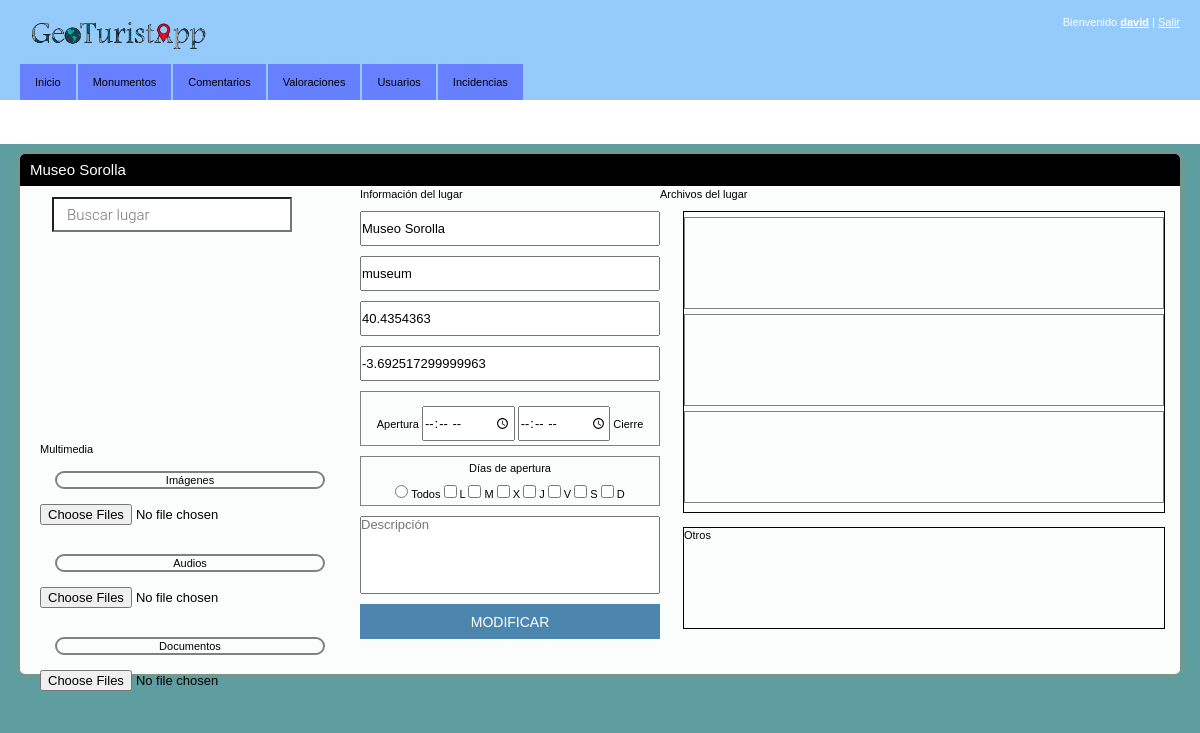
Page /inicio.php?id=ver_monumento&id_lugar=8&nombre_lugar=Museo Sorolla&lat=40.4354363&lon=-3.692517299999963 (signed in) on the committed database.
### tables this page shows
CREATE TABLE `lugares` (
  `id_lugar` int(11) NOT NULL,
  `nombre` varchar(150) NOT NULL,
  `tipo` varchar(200) NOT NULL,
  `latitud` varchar(150) NOT NULL,
  `longitud` varchar(150) NOT NULL,
  `hora_abre` time NOT NULL,
  `hora_cierra` time NOT NULL,
  `dias_abre` varchar(100) NOT NULL,
  `descripcion` varchar(500) NOT NULL,
  `visitas` int(5) NOT NULL
);

### ver_monumento.php (the view, shortened to what this page needs)
<div id="ver_monumento">
			<div class="ver_content-principal">
				<div class="box">
					<div class="box-head">
						<h2 class="left"><?php echo $_GET['nombre_lugar'];?></h2>
					</div>
					<form id="add-lugar" action="inicio.php?id=monumentos" method="post" enctype="multipart/form-data" >
					<div class="ver_zona_izq">
							<input class="search_box_mini" id="searchInput" class="controls" type="text" placeholder="Buscar lugar">
							<div class="map_ver" id="map"></div>
							<span>Multimedia</span>
							<p>Imágenes</p>
							<input id="upload" type="file" name="file_img[]" accept="image/*" multiple>
							<p>Audios</p>
							<input type="file" name="file_audio[]" accept="audio/*" multiple>
							<p>Documentos</p>
							<input type="file" name="file_doc[]" accept="file_extension" multiple>
					</div>
						<div class="ver_zona_centro">
							<?php
								$ver_lugares = mysqli_query($conexion,"SELECT * FROM lugares
									WHERE id_lugar='$_GET[id_lugar]'");
								if($ver_lugares){
									if($file=mysqli_fetch_array($ver_lugares))
									{
										$nombre_lugar=$file['nombre'];
										$tipo=$file['tipo'];
										$lat=$file['latitud'];
										$lon=$file['longitud'];
									}
								}
							?>
							<span>Información del lugar</span>
								<div id="info_lugar">
										<input id="lugar" type="text" name="lugar" placeholder="Nombre lugar"
										value="<?php echo $nombre_lugar; ?>">
										<input id="tipo" type="text" name="tipo" placeholder="Tipo"
										value="<?php echo $tipo; ?>">
										<input id="lat" type="text" name="lat" placeholder="Latitud"
										value="<?php echo $lat; ?>">
										<input id="lon" type="text" name="long" placeholder="Longitud"
										value="<?php echo $lon; ?>">
										<div class="horas">
											Apertura <input id="hora_ini" type="time" name="hora_ini"/>
											<input id="hora_fin" type="time" name="hora_fin"/> Cierre
										</div>
										<div class="dias">
											<p>Días de apertura</p>
											<input class="d_semana" type="radio" name="todos_dias"/> Todos
											<input class="d_semana" type="checkbox" name="dias_seman[]" value="Lunes"/> L
											<input class="d_semana" type="checkbox" name="dias_seman[]" value="Martes"/> M
											<input class="d_semana" type="checkbox" name="dias_seman[]" value="Miércoles"/> X
											<input class="d_semana" type="checkbox" name="dias_seman[]" value="Jueves"/> J
											<input class="d_semana" type="checkbox" name="dias_seman[]" value="Viernes"/> V
											<input class="d_semana" type="checkbox" name="dias_seman[]" value="Sábado"/> S
											<input class="d_semana" type="checkbox" name="dias_seman[]" value="Domingo"/> D
										</div>
										<textarea id="desc" name="desc" placeholder="Descripción"></textarea>
										<input class="add-lugar-button" type="submit" name="AddLugar" value="MODIFICAR"/>
								</div>
						</div>
						<div class="ver_zona_der">
							<span>Archivos del lugar</span>
							<div class="archivos">
									<div class="cuadro_a"></div>
									<div class="cuadro_a"></div>
									<div class="cuadro_a"></div>
							</div>
							<div class="otros">
								<span>Otros</span>
							</div>
						</div>
					</form>
					</div>
				</div>
				</div>
			</div>
		</div>

### css/style_inicio.css (style rules this page uses)
* { padding:0; margin:0; outline:0; }
body { background:cadetblue; font-family: Verdana, sans-serif; font-size:11px; line-height:14px; color:#5e5e5e; }
input, textarea, select { font-family: Verdana, sans-serif; font-size:13px; }
textarea { overflow:hidden; }
.left, .alignleft { float:left; display:inline; }
h2 { font-size:15px; font-weight: normal; }
.box { background:#fbfcfc; height: 100%; margin-bottom:20px; }
.box-head { background:#000; height:32px; color:#fff; padding: 0 10px; line-height:32px; white-space:nowrap; border-bottom:solid 1px #fff; }
.box { -moz-border-radius:5px; -webkit-border-radius:5px; -moz-box-shadow: 0 0 6px #978f6c; -webkit-box-shadow: 0 0 6px #978f6c; }
.box-head { -moz-border-radius-topleft:5px; -moz-border-radius-topright:5px; -webkit-border-top-left-radius:5px; -webkit-border-top-right-radius:5px; }
#add-lugar { color:black; }
#add-lugar input, #add-lugar-expand input { height: 35px; }
.add-lugar-button { margin-top: 30px; border:0; text-transform: uppercase; background: #4c86af; padding: 10px; color: #FFFFFF; font-size: 14px; cursor: pointer; }
textarea { height: 78px; resize: none; overflow-y: auto; margin-top: 10px; }
#info_lugar { display: grid; }
#info_lugar input { margin-top: 10px; }
.map_ver { width: 300px; height: 200px; margin-top: 10px; }
.search_box_mini { margin-top: 10px; background-color: #fff; font-family: Roboto; font-size: 15px; font-weight: 300; margin-left: 12px; padding: 0 11px 0 13px; text-overflow: ellipsis; width: 80%; height: 30px; }
.horas, .dias { border: 1px solid grey; text-align: center; margin: 10px 0px 0px; padding: 4px; }
.d_semana, .marcar_semana { height: auto !important; }
.ver_zona_izq { float: left; width: 300px; margin-left: 20px; }
.ver_zona_izq p { text-align: center; margin: 15px; border: 2px solid grey; border-radius: 20px; }
.ver_zona_centro { float: left; width: 300px; margin-left: 20px }
.archivos { border: 1px solid black; width: 480px; float: right; height: 300px; margin: 10px 15px; }
.otros { border: 1px solid black; width: 480px; height: 100px; float: right; margin: 4px 15px; }
.cuadro_a { border: 1px solid grey; height: 30%; overflow-y: auto; margin-top:5px; }
.ver_content-principal { margin:0 auto; width:1160px; height: 520px; }

### rows in the picture
lugares: lugar "Museo Sorolla", tipo "museum", lat "40.4354363", long "-3.692517299999963"

### other values in the picture
$_SESSION['usuario'] "david"
$_GET['nombre_lugar'] "Museo Sorolla"
